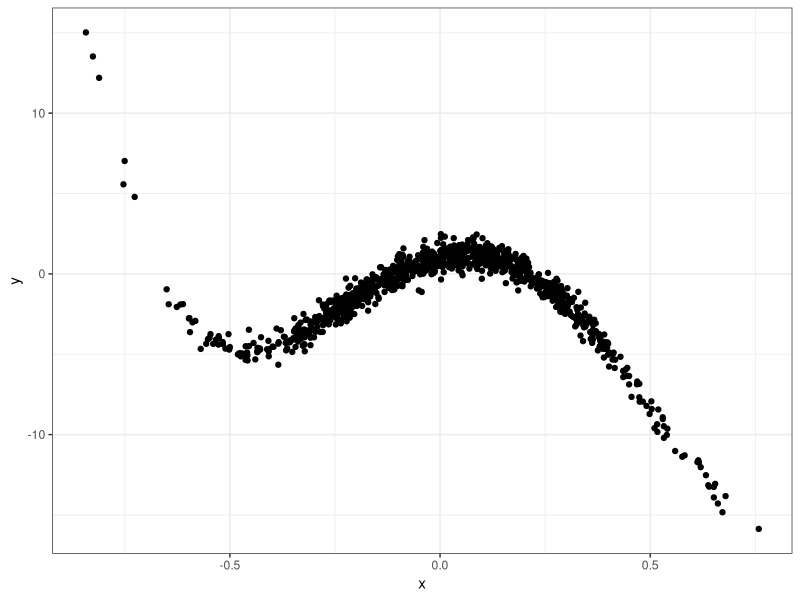
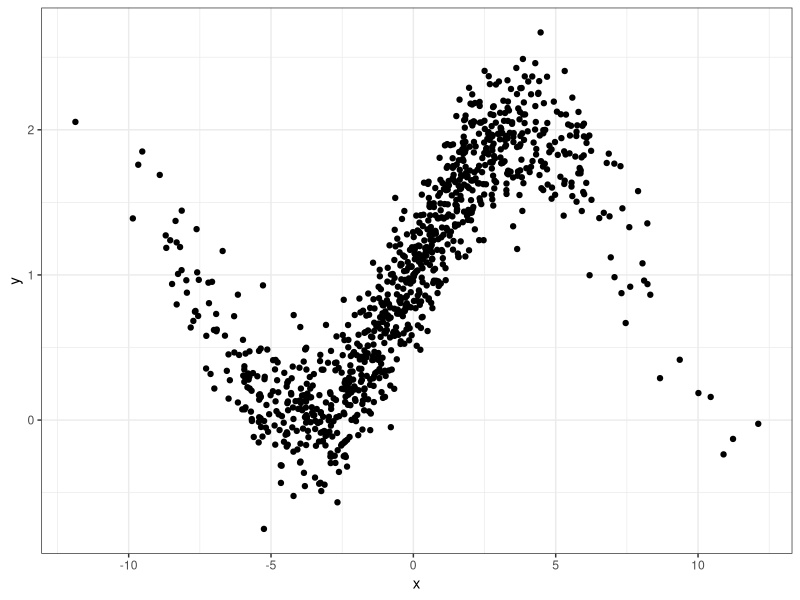
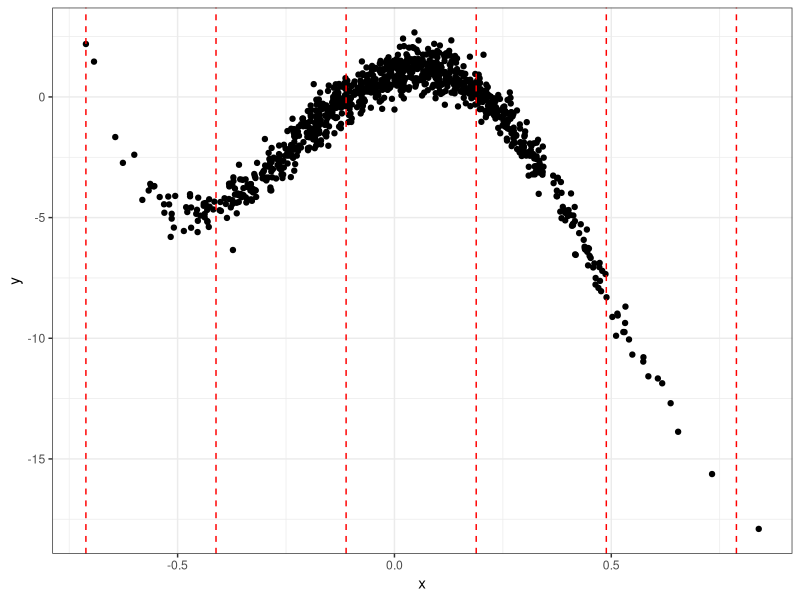
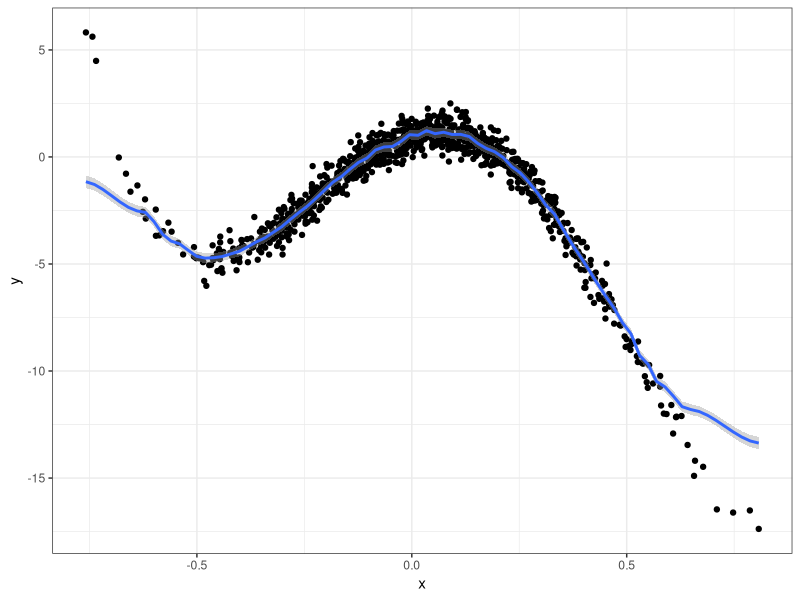
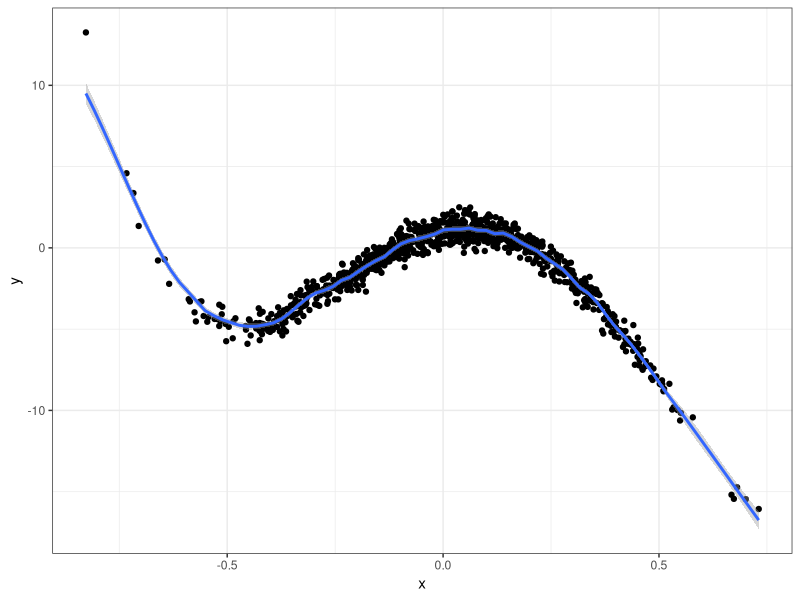

R code for these plots, in order:
## ---- chunk 1
library(tidyverse)
x <- rnorm(1000, sd = 0.25)
y <- 1 + 5.3 * x - 45 * x^2 - 35.5 * x^3 + 60 * x^4 + rnorm(1000, sd = 0.5)
ggplot(tibble(x=x, y=y), aes(x,y)) + geom_point() + theme_bw()
## ---- chunk 2
library(tidyverse)
x <- rnorm(1000, sd = 3.5)
y <- 1 + sinpi(x/8) + rnorm(1000, sd = 0.25)
ggplot(tibble(x=x, y=y), aes(x,y)) + geom_point() + theme_bw()
## ---- chunk 3
library(tidyverse)
x <- rnorm(1000, sd = 0.25)
y <- 1 + 5.3 * x - 45 * x^2 - 35.5 * x^3 + 60 * x^4 + rnorm(1000, sd = 0.5)
## ---- chunk 4
x <- rnorm(1000, sd = 0.25)
y <- 1 + 5.3 * x - 45 * x^2 - 35.5 * x^3 + 60 * x^4 + rnorm(1000, sd = 0.5)
xx <- seq(from = range(x)[1], to = range(x)[2], by = 0.3)

ggplot(tibble(x=x, y=y), aes(x,y)) + 
  geom_point() +
  geom_vline(xintercept = xx, col = "red", lty = 2) +
  theme_bw()
## ---- chunk 5
x <- rnorm(1000, sd = 0.25)
y <- 1 + 5.3 * x - 45 * x^2 - 35.5 * x^3 + 60 * x^4 + rnorm(1000, sd = 0.5)
ggplot(tibble(x=x, y=y), aes(x,y)) + 
  geom_point() +
  stat_smooth(method = stats::loess, 
              method.args = list(degree = 0,
                                 span = 0.05)) +
  theme_bw()
## ---- chunk 6
x <- rnorm(1000, sd = 0.25)
y <- 1 + 5.3 * x - 45 * x^2 - 35.5 * x^3 + 60 * x^4 + rnorm(1000, sd = 0.5)
ggplot(tibble(x=x, y=y), aes(x,y)) + 
  geom_point() +
  stat_smooth(method = stats::loess, 
              method.args = list(degree = 1,
                                 span = 0.05)) +
  theme_bw()
